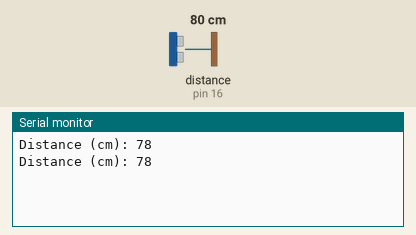
This sketch was run on a simulated Arduino Uno, built with avr-gcc and run on an emulated ATmega328P. Shown: the last lines printed to the serial monitor. Wiring (inferred from the names in the program): ultrasonic range finder: trigger pin 17; echo pin 16. Inputs (shaded band) come from the test bench; at power-on: distance to the obstacle (sensor on pin 16) 80 cm. The echo pulse lasts 58.3 µs per cm.

Above: at 1.8 s.
1.9 s: distance to the obstacle (sensor on pin 16) set to 2 cm
At 2.8 s:
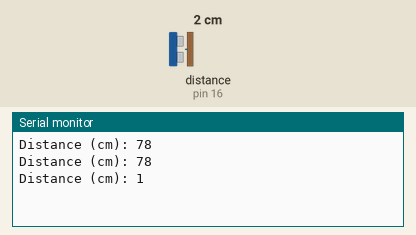
3.4 s: distance to the obstacle (sensor on pin 16) set to 4 cm
At 4.8 s:
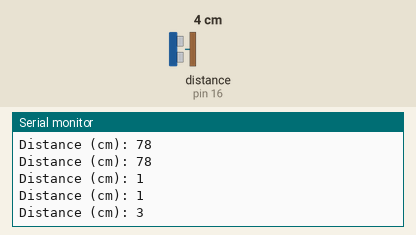
Timing chart, 0 to 6.4 s (numbered marks = the images above; inputs shaded):
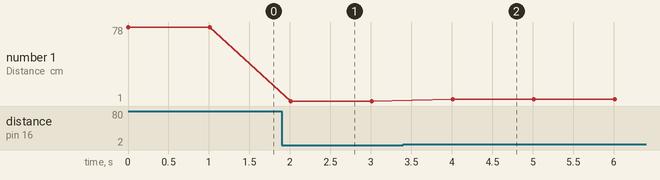

The sketch:

mesafeSens_r_.ino
```cpp
const int trigPin = 17;
const int echoPin = 16;

#define SOUND_SPEED 0.034
#define CM_TO_INCH 0.393701

long duration;
int distanceCm;


void setup() {
  Serial.begin(115200);
  pinMode(trigPin, OUTPUT);
  pinMode(echoPin, INPUT);
}

void loop() {
  digitalWrite(trigPin, LOW);
  delayMicroseconds(2);
  digitalWrite(trigPin, HIGH);
  delayMicroseconds(10);
  digitalWrite(trigPin, LOW);


  duration = pulseIn(echoPin, HIGH);

  distanceCm = duration * SOUND_SPEED/2;


  Serial.print("Distance (cm): ");
  Serial.println(distanceCm);


  delay(1000);
}
```

Measured:
- after the input at 1.9 s, the serial monitor: prints a new line after 0.11 s (image 1)
- after the input at 3.4 s, the serial monitor: prints a new line after 0.61 s (image 2)
- plotted number 1: 78 → 1 after the input at 1.9 s, 1 → 3 after the input at 3.4 s
